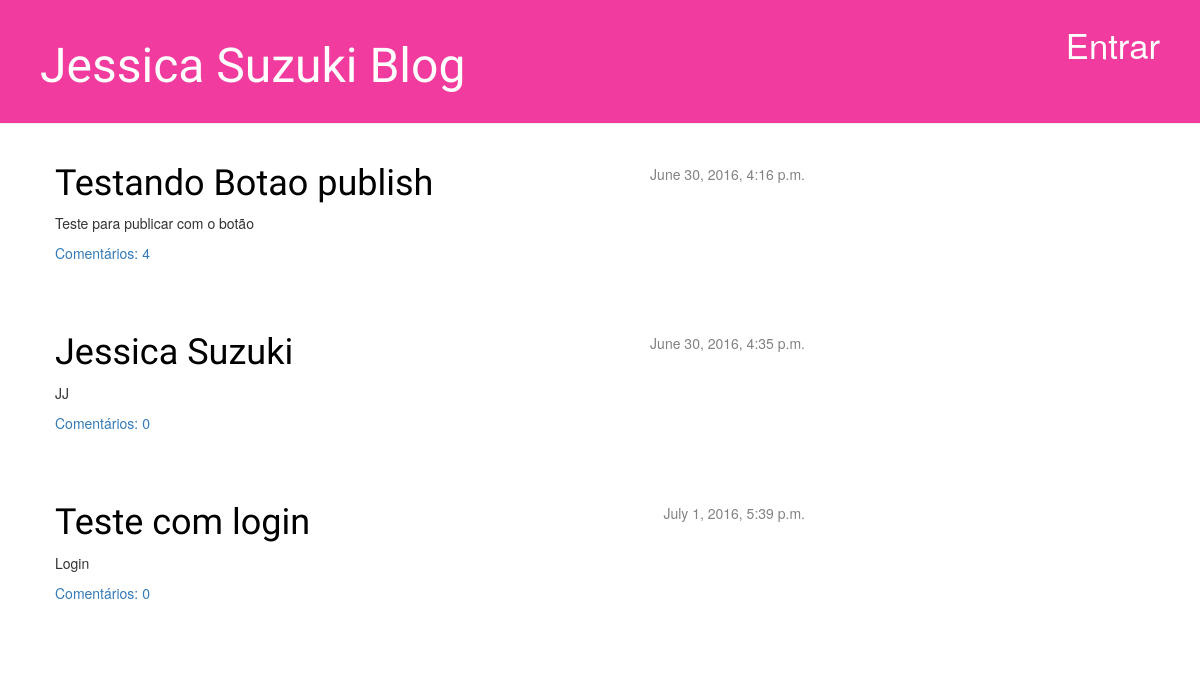
The page / on the database its author committed.
### blog/models.py (models this page shows, shortened)
class Post(models.Model):
    author = models.ForeignKey('auth.User')
    title = models.CharField(max_length=200)
    text = models.TextField()
    created_date = models.DateTimeField(
        default = timezone.now
    )
    published_date = models.DateTimeField(
        blank = True, null = True
    )
    def approved_comments(self):
        return self.comments.filter(approved_comment=True)

### blog/views.py (the view)
# urls.py: url(r'^$', views.post_list),
def post_list(request):
    posts = Post.objects.filter(published_date__lte = timezone.now()).order_by('published_date')
    return render(request, 'blog/post_list.html', {'posts':posts})

### blog/templates/blog/post_list.html
{% extends 'blog/base.html' %}
{% block content %}
    {% for post in posts %}
        <div class="post">
            <div class="date">
                {{ post.published_date }}
            </div>
            <h1><a href="{% url 'blog.views.post_detail' pk=post.pk %}">{{ post.title }}</a></h1>
            <p>{{ post.text|linebreaks }}</p>
            <a href="{% url 'blog.views.post_detail' pk=post.pk %}">Comentários: {{ post.approved_comments.count }}</a>
        </div>
    {% endfor %}
{% endblock content %}

### blog/static/css/blog.css (style rules this page uses)
h1 a { color: #f23b9e; }
h1 a { color: #f23b9e; font-family: 'Lobster'; }
h1, h2, h3, h4 { font-family: 'Lobster', cursive; }
.date { float: right; color: #828282; }
.post { margin-bottom: 70px; }
.post h1 a, .post h1 a:visited { color: #000000; }

### rows shown on the page
Post: published_date "June 30, 2016, 4:16 p.m.", title "Testando Botao publish", text "Teste para publicar com o botão", approved_comments.count "4"
Post: published_date "June 30, 2016, 4:35 p.m.", title "Jessica Suzuki", text "JJ", approved_comments.count "0"
Post: published_date "July 1, 2016, 5:39 p.m.", title "Teste com login", text "Login", approved_comments.count "0"
